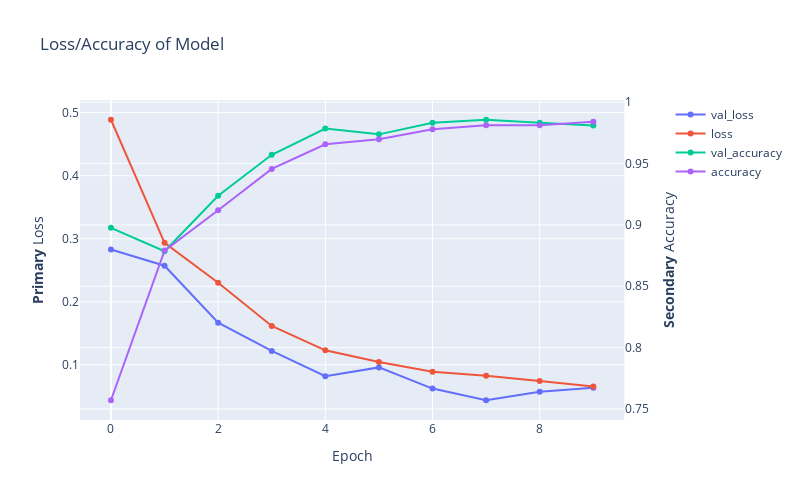

Notebook cell for this chart:
### Markdown cell above
### Model Learning Curve - C (Detailed with Plotly)

### Code cell
import plotly.graph_objects as go
from plotly.subplots import make_subplots

fig = make_subplots(specs=[[{"secondary_y": True}]])

fig.add_trace(go.Scatter(y=model.history.history['val_loss'], name="val_loss"), secondary_y=False)
fig.add_trace(go.Scatter(y=model.history.history['loss'], name="loss"), secondary_y=False)
fig.add_trace(go.Scatter(y=model.history.history['val_accuracy'], name="val_accuracy"), secondary_y=True)
fig.add_trace(go.Scatter(y=model.history.history['accuracy'], name="accuracy"), secondary_y=True)

fig.update_layout(title_text="Loss/Accuracy of Model", autosize=False, width=800, height=500)
fig.update_xaxes(title_text="Epoch")
fig.update_yaxes(title_text="<b>Primary</b> Loss", secondary_y=False)
fig.update_yaxes(title_text="<b>Secondary</b> Accuracy", secondary_y=True)

fig.show()
fig.write_image(f'{file_path}/model_history.png')

### Figure 1 — Plotly figure (JSON) as saved in the notebook; plotly's stock layout.template omitted (floating-point values rounded to 4 significant figures)
{"data": [{"name": "val_loss", "type": "scatter", "xaxis": "x", "y": [0.2828, 0.2572, 0.1669, 0.1221, 0.08197, 0.09595, 0.06239, 0.04385, 0.05728, 0.06371], "yaxis": "y"}, {"name": "loss", "type": "scatter", "xaxis": "x", "y": [0.4887, 0.2935, 0.2301, 0.1617, 0.1231, 0.1045, 0.08891, 0.08261, 0.07425, 0.06555], "yaxis": "y"}, {"name": "val_accuracy", "type": "scatter", "xaxis": "x", "y": [0.8976, 0.8786, 0.9238, 0.9571, 0.9786, 0.9738, 0.9833, 0.9857, 0.9833, 0.981], "yaxis": "y2"}, {"name": "accuracy", "type": "scatter", "xaxis": "x", "y": [0.7571, 0.8791, 0.912, 0.9457, 0.9657, 0.9698, 0.9779, 0.9813, 0.9813, 0.984], "yaxis": "y2"}], "layout": {"autosize": false, "height": 500, "title": {"text": "Loss/Accuracy of Model"}, "width": 800, "xaxis": {"anchor": "y", "domain": [0, 0.94], "title": {"text": "Epoch"}}, "yaxis": {"anchor": "x", "domain": [0, 1], "title": {"text": "<b>Primary</b> Loss"}}, "yaxis2": {"anchor": "x", "overlaying": "y", "side": "right", "title": {"text": "<b>Secondary</b> Accuracy"}}}}
